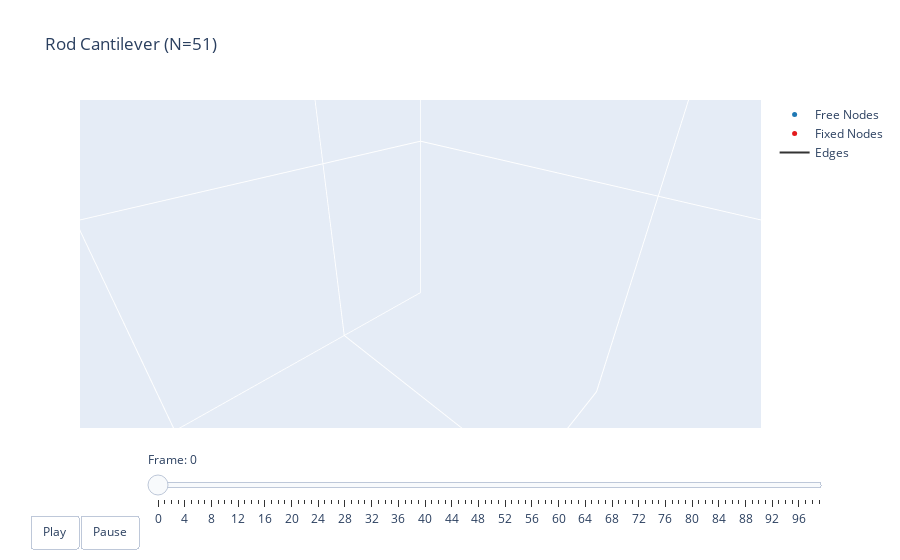

Write notebook code for a chart like this one.
### Code cell
t = np.arange(robot.sim_params.total_time, step=robot.sim_params.dt)  # (100)
options = dismech.AnimationOptions(y_lim=[-0.01, 0.01],
                  title='Rod Cantilever (N=51)')
fig = dismech.get_interactive_animation_plotly(robot, t, qs, options)
fig.show()

### Figure 1 — Plotly figure (JSON) as saved in the notebook; plotly's stock layout.template omitted (floating-point values rounded to 4 significant figures; data arrays with more than 128 entries replaced by an {"elided": "..."} marker saying what was removed)
{"data": [{"marker": {"color": "#1f78b4", "size": 5}, "mode": "markers", "name": "Free Nodes", "type": "scatter3d", "x": [0.012, 0.014, 0.016, 0.018, 0.02, 0.02199, 0.02399, 0.02599, 0.02799, 0.02999, 0.03199, 0.03399, 0.03599, 0.03799, 0.03999, 0.04198, 0.04398, 0.04598, 0.04798, 0.04998, 0.05198, 0.05398, 0.05598, 0.05798, 0.05998, 0.06198, 0.06398, 0.06598, 0.06798, 0.06998, 0.07198, 0.07398, 0.07598, 0.07798, 0.07998, 0.08198, 0.08398, 0.08598, 0.08798, 0.08998, 0.09198, 0.09398, 0.09598, 0.09798, 0.09998], "y": [-0.0, -0.0, 0.0, 0.0, 0.0, 0.0, -0.0, 0.0, 0.0, 0.0, 0.0, 0.0, 0.0, 0.0, 0.0, 0.0, 0.0, 0.0, 0.0, 0.0, 0.0, 0.0, 0.0, 0.0, 0.0, 0.0, 0.0, 0.0, 0.0, 0.0, 0.0, 0.0, 0.0, 0.0, 0.0, 0.0, 0.0, 0.0, 0.0, 0.0, 0.0, 0.0, 0.0, 0.0, 0.0], "z": [-2.921e-05, -8.003e-05, -0.000146, -0.0002216, -0.0003024, -0.0003849, -0.0004661, -0.0005439, -0.0006169, -0.0006839, -0.0007444, -0.000798, -0.0008447, -0.0008848, -0.0009185, -0.0009463, -0.0009688, -0.0009865, -0.001, -0.00101, -0.001017, -0.001021, -0.001023, -0.001023, -0.001022, -0.00102, -0.001018, -0.001015, -0.001011, -0.001008, -0.001004, -0.001001, -0.0009977, -0.0009946, -0.0009918, -0.0009891, -0.0009867, -0.0009844, -0.0009823, -0.0009804, -0.0009785, -0.0009767, -0.0009749, -0.0009732, -0.0009714]}, {"marker": {"color": "#e31a1c", "size": 5}, "mode": "markers", "name": "Fixed Nodes", "type": "scatter3d", "x": [0.0, 0.002, 0.004, 0.006, 0.008, 0.01], "y": [0.0, -0.0, -0.0, -0.0, -0.0, -0.0], "z": [0.0, -0.0, -0.0, -0.0, -0.0, -0.0]}, {"line": {"color": "#333333", "width": 2}, "mode": "lines", "name": "Edges", "type": "scatter3d", "x": {"elided": "150 float values"}, "y": {"elided": "150 int values"}, "z": {"elided": "150 float values"}}, {"color": "rgba(166, 206, 227, 0.7)", "i": [], "j": [], "k": [], "name": "Faces", "opacity": 0.7, "showscale": false, "type": "mesh3d", "x": [0.0, 0.002, 0.004, 0.006, 0.008, 0.01, 0.012, 0.014, 0.016, 0.018, 0.02, 0.02199, 0.02399, 0.02599, 0.02799, 0.02999, 0.03199, 0.03399, 0.03599, 0.03799, 0.03999, 0.04198, 0.04398, 0.04598, 0.04798, 0.04998, 0.05198, 0.05398, 0.05598, 0.05798, 0.05998, 0.06198, 0.06398, 0.06598, 0.06798, 0.06998, 0.07198, 0.07398, 0.07598, 0.07798, 0.07998, 0.08198, 0.08398, 0.08598, 0.08798, 0.08998, 0.09198, 0.09398, 0.09598, 0.09798, 0.09998], "y": [0.0, -0.0, -0.0, -0.0, -0.0, -0.0, -0.0, -0.0, 0.0, 0.0, 0.0, 0.0, -0.0, 0.0, 0.0, 0.0, 0.0, 0.0, 0.0, 0.0, 0.0, 0.0, 0.0, 0.0, 0.0, 0.0, 0.0, 0.0, 0.0, 0.0, 0.0, 0.0, 0.0, 0.0, 0.0, 0.0, 0.0, 0.0, 0.0, 0.0, 0.0, 0.0, 0.0, 0.0, 0.0, 0.0, 0.0, 0.0, 0.0, 0.0, 0.0], "z": [0.0, -0.0, -0.0, -0.0, -0.0, -0.0, -2.921e-05, -8.003e-05, -0.000146, -0.0002216, -0.0003024, -0.0003849, -0.0004661, -0.0005439, -0.0006169, -0.0006839, -0.0007444, -0.000798, -0.0008447, -0.0008848, -0.0009185, -0.0009463, -0.0009688, -0.0009865, -0.001, -0.00101, -0.001017, -0.001021, -0.001023, -0.001023, -0.001022, -0.00102, -0.001018, -0.001015, -0.001011, -0.001008, -0.001004, -0.001001, -0.0009977, -0.0009946, -0.0009918, -0.0009891, -0.0009867, -0.0009844, -0.0009823, -0.0009804, -0.0009785, -0.0009767, -0.0009749, -0.0009732, -0.0009714]}], "layout": {"scene": {"camera": {"eye": {"x": 0.1463, "y": 0.1463, "z": 0.1194}}, "xaxis": {"range": [-0.0346, 0.09998], "title": {"text": "X Position"}}, "yaxis": {"range": [-0.01, 0.01], "title": {"text": "Y Position"}}, "zaxis": {"range": [-0.08508, 0], "title": {"text": "Z Position"}}}, "sliders": [{"currentvalue": {"prefix": "Frame: "}, "steps": [{"args": [["0"], {"frame": {"duration": 50, "redraw": true}, "mode": "immediate"}], "label": "0", "method": "animate"}, {"args": [["1"], {"frame": {"duration": 50, "redraw": true}, "mode": "immediate"}], "label": "1", "method": "animate"}, {"args": [["2"], {"frame": {"duration": 50, "redraw": true}, "mode": "immediate"}], "label": "2", "method": "animate"}, {"args": [["3"], {"frame": {"duration": 50, "redraw": true}, "mode": "immediate"}], "label": "3", "method": "animate"}, {"args": [["4"], {"frame": {"duration": 50, "redraw": true}, "mode": "immediate"}], "label": "4", "method": "animate"}, {"args": [["5"], {"frame": {"duration": 50, "redraw": true}, "mode": "immediate"}], "label": "5", "method": "animate"}, {"args": [["6"], {"frame": {"duration": 50, "redraw": true}, "mode": "immediate"}], "label": "6", "method": "animate"}, {"args": [["7"], {"frame": {"duration": 50, "redraw": true}, "mode": "immediate"}], "label": "7", "method": "animate"}, {"args": [["8"], {"frame": {"duration": 50, "redraw": true}, "mode": "immediate"}], "label": "8", "method": "animate"}, {"args": [["9"], {"frame": {"duration": 50, "redraw": true}, "mode": "immediate"}], "label": "9", "method": "animate"}, {"args": [["10"], {"frame": {"duration": 50, "redraw": true}, "mode": "immediate"}], "label": "10", "method": "animate"}, {"args": [["11"], {"frame": {"duration": 50, "redraw": true}, "mode": "immediate"}], "label": "11", "method": "animate"}, {"args": [["12"], {"frame": {"duration": 50, "redraw": true}, "mode": "immediate"}], "label": "12", "method": "animate"}, {"args": [["13"], {"frame": {"duration": 50, "redraw": true}, "mode": "immediate"}], "label": "13", "method": "animate"}, {"args": [["14"], {"frame": {"duration": 50, "redraw": true}, "mode": "immediate"}], "label": "14", "method": "animate"}, {"args": [["15"], {"frame": {"duration": 50, "redraw": true}, "mode": "immediate"}], "label": "15", "method": "animate"}, {"args": [["16"], {"frame": {"duration": 50, "redraw": true}, "mode": "immediate"}], "label": "16", "method": "animate"}, {"args": [["17"], {"frame": {"duration": 50, "redraw": true}, "mode": "immediate"}], "label": "17", "method": "animate"}, {"args": [["18"], {"frame": {"duration": 50, "redraw": true}, "mode": "immediate"}], "label": "18", "method": "animate"}, {"args": [["19"], {"frame": {"duration": 50, "redraw": true}, "mode": "immediate"}], "label": "19", "method": "animate"}, {"args": [["20"], {"frame": {"duration": 50, "redraw": true}, "mode": "immediate"}], "label": "20", "method": "animate"}, {"args": [["21"], {"frame": {"duration": 50, "redraw": true}, "mode": "immediate"}], "label": "21", "method": "animate"}, {"args": [["22"], {"frame": {"duration": 50, "redraw": true}, "mode": "immediate"}], "label": "22", "method": "animate"}, {"args": [["23"], {"frame": {"duration": 50, "redraw": true}, "mode": "immediate"}], "label": "23", "method": "animate"}, {"args": [["24"], {"frame": {"duration": 50, "redraw": true}, "mode": "immediate"}], "label": "24", "method": "animate"}, {"args": [["25"], {"frame": {"duration": 50, "redraw": true}, "mode": "immediate"}], "label": "25", "method": "animate"}, {"args": [["26"], {"frame": {"duration": 50, "redraw": true}, "mode": "immediate"}], "label": "26", "method": "animate"}, {"args": [["27"], {"frame": {"duration": 50, "redraw": true}, "mode": "immediate"}], "label": "27", "method": "animate"}, {"args": [["28"], {"frame": {"duration": 50, "redraw": true}, "mode": "immediate"}], "label": "28", "method": "animate"}, {"args": [["29"], {"frame": {"duration": 50, "redraw": true}, "mode": "immediate"}], "label": "29", "method": "animate"}, {"args": [["30"], {"frame": {"duration": 50, "redraw": true}, "mode": "immediate"}], "label": "30", "method": "animate"}, {"args": [["31"], {"frame": {"duration": 50, "redraw": true}, "mode": "immediate"}], "label": "31", "method": "animate"}, {"args": [["32"], {"frame": {"duration": 50, "redraw": true}, "mode": "immediate"}], "label": "32", "method": "animate"}, {"args": [["33"], {"frame": {"duration": 50, "redraw": true}, "mode": "immediate"}], "label": "33", "method": "animate"}, {"args": [["34"], {"frame": {"duration": 50, "redraw": true}, "mode": "immediate"}], "label": "34", "method": "animate"}, {"args": [["35"], {"frame": {"duration": 50, "redraw": true}, "mode": "immediate"}], "label": "35", "method": "animate"}, {"args": [["36"], {"frame": {"duration": 50, "redraw": true}, "mode": "immediate"}], "label": "36", "method": "animate"}, {"args": [["37"], {"frame": {"duration": 50, "redraw": true}, "mode": "immediate"}], "label": "37", "method": "animate"}, {"args": [["38"], {"frame": {"duration": 50, "redraw": true}, "mode": "immediate"}], "label": "38", "method": "animate"}, {"args": [["39"], {"frame": {"duration": 50, "redraw": true}, "mode": "immediate"}], "label": "39", "method": "animate"}, {"args": [["40"], {"frame": {"duration": 50, "redraw": true}, "mode": "immediate"}], "label": "40", "method": "animate"}, {"args": [["41"], {"frame": {"duration": 50, "redraw": true}, "mode": "immediate"}], "label": "41", "method": "animate"}, {"args": [["42"], {"frame": {"duration": 50, "redraw": true}, "mode": "immediate"}], "label": "42", "method": "animate"}, {"args": [["43"], {"frame": {"duration": 50, "redraw": true}, "mode": "immediate"}], "label": "43", "method": "animate"}, {"args": [["44"], {"frame": {"duration": 50, "redraw": true}, "mode": "immediate"}], "label": "44", "method": "animate"}, {"args": [["45"], {"frame": {"duration": 50, "redraw": true}, "mode": "immediate"}], "label": "45", "method": "animate"}, {"args": [["46"], {"frame": {"duration": 50, "redraw": true}, "mode": "immediate"}], "label": "46", "method": "animate"}, {"args": [["47"], {"frame": {"duration": 50, "redraw": true}, "mode": "immediate"}], "label": "47", "method": "animate"}, {"args": [["48"], {"frame": {"duration": 50, "redraw": true}, "mode": "immediate"}], "label": "48", "method": "animate"}, {"args": [["49"], {"frame": {"duration": 50, "redraw": true}, "mode": "immediate"}], "label": "49", "method": "animate"}, {"args": [["50"], {"frame": {"duration": 50, "redraw": true}, "mode": "immediate"}], "label": "50", "method": "animate"}, {"args": [["51"], {"frame": {"duration": 50, "redraw": true}, "mode": "immediate"}], "label": "51", "method": "animate"}, {"args": [["52"], {"frame": {"duration": 50, "redraw": true}, "mode": "immediate"}], "label": "52", "method": "animate"}, {"args": [["53"], {"frame": {"duration": 50, "redraw": true}, "mode": "immediate"}], "label": "53", "method": "animate"}, {"args": [["54"], {"frame": {"duration": 50, "redraw": true}, "mode": "immediate"}], "label": "54", "method": "animate"}, {"args": [["55"], {"frame": {"duration": 50, "redraw": true}, "mode": "immediate"}], "label": "55", "method": "animate"}, {"args": [["56"], {"frame": {"duration": 50, "redraw": true}, "mode": "immediate"}], "label": "56", "method": "animate"}, {"args": [["57"], {"frame": {"duration": 50, "redraw": true}, "mode": "immediate"}], "label": "57", "method": "animate"}, {"args": [["58"], {"frame": {"duration": 50, "redraw": true}, "mode": "immediate"}], "label": "58", "method": "animate"}, {"args": [["59"], {"frame": {"duration": 50, "redraw": true}, "mode": "immediate"}], "label": "59", "method": "animate"}, {"args": [["60"], {"frame": {"duration": 50, "redraw": true}, "mode": "immediate"}], "label": "60", "method": "animate"}, {"args": [["61"], {"frame": {"duration": 50, "redraw": true}, "mode": "immediate"}], "label": "61", "method": "animate"}, {"args": [["62"], {"frame": {"duration": 50, "redraw": true}, "mode": "immediate"}], "label": "62", "method": "animate"}, {"args": [["63"], {"frame": {"duration": 50, "redraw": true}, "mode": "immediate"}], "label": "63", "method": "animate"}, {"args": [["64"], {"frame": {"duration": 50, "redraw": true}, "mode": "immediate"}], "label": "64", "method": "animate"}, {"args": [["65"], {"frame": {"duration": 50, "redraw": true}, "mode": "immediate"}], "label": "65", "method": "animate"}, {"args": [["66"], {"frame": {"duration": 50, "redraw": true}, "mode": "immediate"}], "label": "66", "method": "animate"}, {"args": [["67"], {"frame": {"duration": 50, "redraw": true}, "mode": "immediate"}], "label": "67", "method": "animate"}, {"args": [["68"], {"frame": {"duration": 50, "redraw": true}, "mode": "immediate"}], "label": "68", "method": "animate"}, {"args": [["69"], {"frame": {"duration": 50, "redraw": true}, "mode": "immediate"}], "label": "69", "method": "animate"}, {"args": [["70"], {"frame": {"duration": 50, "redraw": true}, "mode": "immediate"}], "label": "70", "method": "animate"}, {"args": [["71"], {"frame": {"duration": 50, "redraw": true}, "mode": "immediate"}], "label": "71", "method": "animate"}, {"args": [["72"], {"frame": {"duration": 50, "redraw": true}, "mode": "immediate"}], "label": "72", "method": "animate"}, {"args": [["73"], {"frame": {"duration": 50, "redraw": true}, "mode": "immediate"}], "label": "73", "method": "animate"}, {"args": [["74"], {"frame": {"duration": 50, "redraw": true}, "mode": "immediate"}], "label": "74", "method": "animate"}, {"args": [["75"], {"frame": {"duration": 50, "redraw": true}, "mode": "immediate"}], "label": "75", "method": "animate"}, {"args": [["76"], {"frame": {"duration": 50, "redraw": true}, "mode": "immediate"}], "label": "76", "method": "animate"}, {"args": [["77"], {"frame": {"duration": 50, "redraw": true}, "mode": "immediate"}], "label": "77", "method": "animate"}, {"args": [["78"], {"frame": {"duration": 50, "redraw": true}, "mode": "immediate"}], "label": "78", "method": "animate"}, {"args": [["79"], {"frame": {"duration": 50, "redraw": true}, "mode": "immediate"}], "label": "79", "method": "animate"}, {"args": [["80"], {"frame": {"duration": 50, "redraw": true}, "mode": "immediate"}], "label": "80", "method": "animate"}, {"args": [["81"], {"frame": {"duration": 50, "redraw": true}, "mode": "immediate"}], "label": "81", "method": "animate"}, {"args": [["82"], {"frame": {"duration": 50, "redraw": true}, "mode": "immediate"}], "label": "82", "method": "animate"}, {"args": [["83"], {"frame": {"duration": 50, "redraw": true}, "mode": "immediate"}], "label": "83", "method": "animate"}, {"args": [["84"], {"frame": {"duration": 50, "redraw": true}, "mode": "immediate"}], "label": "84", "method": "animate"}, {"args": [["85"], {"frame": {"duration": 50, "redraw": true}, "mode": "immediate"}], "label": "85", "method": "animate"}, {"args": [["86"], {"frame": {"duration": 50, "redraw": true}, "mode": "immediate"}], "label": "86", "method": "animate"}, {"args": [["87"], {"frame": {"duration": 50, "redraw": true}, "mode": "immediate"}], "label": "87", "method": "animate"}, {"args": [["88"], {"frame": {"duration": 50, "redraw": true}, "mode": "immediate"}], "label": "88", "method": "animate"}, {"args": [["89"], {"frame": {"duration": 50, "redraw": true}, "mode": "immediate"}], "label": "89", "method": "animate"}, {"args": [["90"], {"frame": {"duration": 50, "redraw": true}, "mode": "immediate"}], "label": "90", "method": "animate"}, {"args": [["91"], {"frame": {"duration": 50, "redraw": true}, "mode": "immediate"}], "label": "91", "method": "animate"}, {"args": [["92"], {"frame": {"duration": 50, "redraw": true}, "mode": "immediate"}], "label": "92", "method": "animate"}, {"args": [["93"], {"frame": {"duration": 50, "redraw": true}, "mode": "immediate"}], "label": "93", "method": "animate"}, {"args": [["94"], {"frame": {"duration": 50, "redraw": true}, "mode": "immediate"}], "label": "94", "method": "animate"}, {"args": [["95"], {"frame": {"duration": 50, "redraw": true}, "mode": "immediate"}], "label": "95", "method": "animate"}, {"args": [["96"], {"frame": {"duration": 50, "redraw": true}, "mode": "immediate"}], "label": "96", "method": "animate"}, {"args": [["97"], {"frame": {"duration": 50, "redraw": true}, "mode": "immediate"}], "label": "97", "method": "animate"}, {"args": [["98"], {"frame": {"duration": 50, "redraw": true}, "mode": "immediate"}], "label": "98", "method": "animate"}, {"args": [["99"], {"frame": {"duration": 50, "redraw": true}, "mode": "immediate"}], "label": "99", "method": "animate"}], "transition": {"duration": 0}, "x": 0.1, "y": 0}], "title": {"text": "Rod Cantilever (N=51)"}, "updatemenus": [{"buttons": [{"args": [null, {"frame": {"duration": 50, "redraw": true}, "fromcurrent": true}], "label": "Play", "method": "animate"}, {"args": [[null], {"frame": {"duration": 0, "redraw": true}, "mode": "immediate"}], "label": "Pause", "method": "animate"}], "direction": "left", "pad": {"r": 10, "t": 87}, "showactive": false, "type": "buttons", "x": 0.1, "xanchor": "right", "y": 0, "yanchor": "top"}]}}
